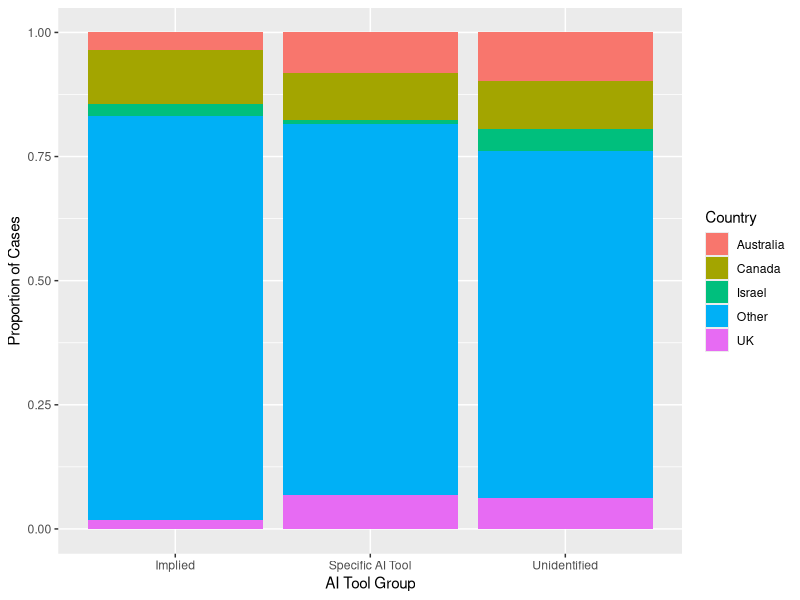
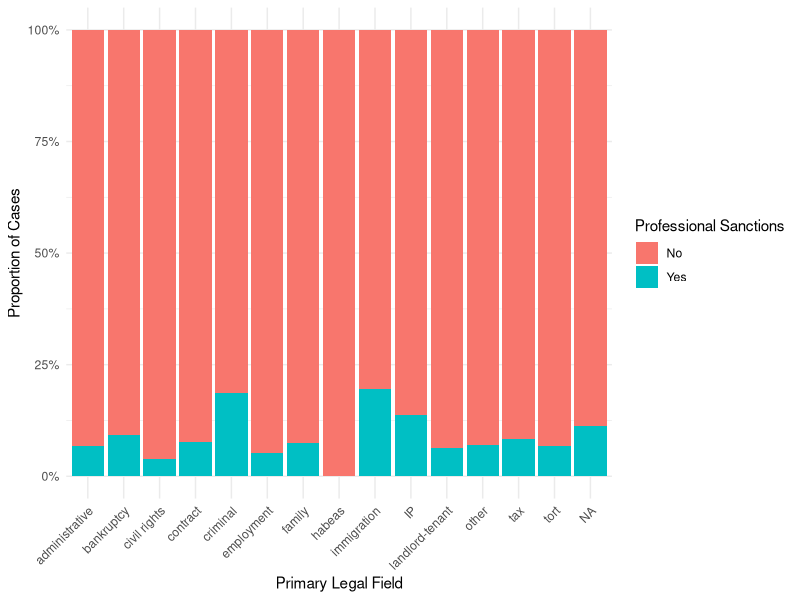
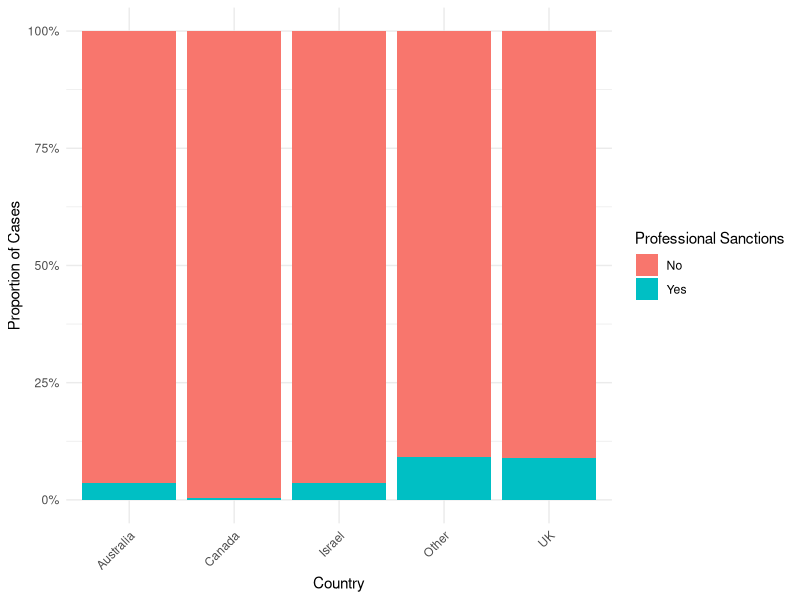
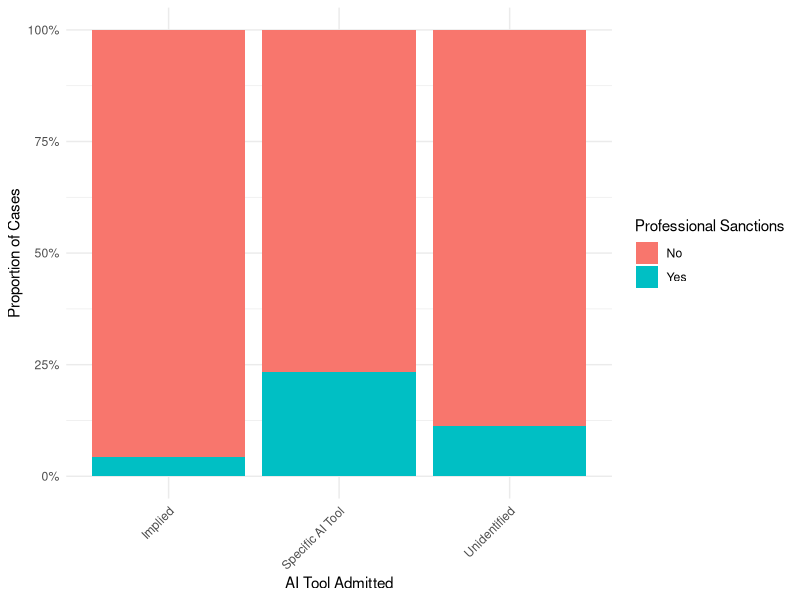

The R script that drew these images, in order:
## ---- chunk 1
knitr::opts_chunk$set(echo = TRUE)
## ---- chunk 2
library(readr)
library(ggplot2)
hallucination_cases <- read_csv("hallucination_cases.csv")
## ---- chunk 3
#checking types of parties 
library(dplyr)
hallucination_cases %>%
  count(`Party(ies)`)
## ---- chunk 4
#checking legal fields 
hallucination_cases %>%
  count(`Legal Field Primary`)
## ---- chunk 5
#checking what the distribution of professional sanction vs no professional sanction
hallucination_cases %>%
  count(`Professional Sanction`)
## ---- chunk 6
#checking what the distribution of professional sanction vs no professional sanction
hallucination_cases %>%
  count(`State(s)`)
## ---- chunk 7
hallucination_cases <- hallucination_cases |>
  filter(!is.na(`State(s)`)) |>
  mutate(
    country_group = if_else(
      `State(s)` %in% c("Australia", "Canada", "Israel", "UK", "United States"),
      `State(s)`,
      "Other"
    )
  )
## ---- chunk 8
#checking what the distribution of professional sanction vs no professional sanction
hallucination_cases %>%
  count(`AI Tool`)
## ---- chunk 9
hallucination_cases <- hallucination_cases |>
  filter(!is.na(`AI Tool`)) %>%
  mutate(
    ai_tool_group = case_when(
      `AI Tool` == "Unidentified" ~ "Unidentified",
      `AI Tool` == "Implied" ~ "Implied",
      `AI Tool` == "implied" ~ "Implied",
      TRUE ~ "Specific AI Tool"
    )
  )
## ---- chunk 10
hallucination_cases |>
  ggplot(aes(x=ai_tool_group, fill = country_group)) +
  geom_bar(position = "fill") +
  labs(x = "AI Tool Group",
       y = "Proportion of Cases",
       fill = "Country")
## ---- chunk 11
ggplot(hallucination_cases, aes(x = `Legal Field Primary`, fill = `Professional Sanction`)) +
  geom_bar(position = "fill") +
  labs(
    x = "Primary Legal Field",
    y = "Proportion of Cases",
    fill = "Professional Sanctions"
  ) +
  scale_y_continuous(labels = scales::percent) +
  theme_minimal() +
  theme(axis.text.x = element_text(angle = 45, hjust = 1))
## ---- chunk 12
ggplot(hallucination_cases, aes(x = `country_group`, fill = `Professional Sanction`)) +
  geom_bar(position = "fill") +
  labs(
    x = "Country",
    y = "Proportion of Cases",
    fill = "Professional Sanctions"
  ) +
  scale_y_continuous(labels = scales::percent) +
  theme_minimal() +
  theme(axis.text.x = element_text(angle = 45, hjust = 1))
## ---- chunk 13
ggplot(hallucination_cases, aes(x = `ai_tool_group`, fill = `Professional Sanction`)) +
  geom_bar(position = "fill") +
  labs(
    x = "AI Tool Admitted",
    y = "Proportion of Cases",
    fill = "Professional Sanctions"
  ) +
  scale_y_continuous(labels = scales::percent) +
  theme_minimal() +
  theme(axis.text.x = element_text(angle = 45, hjust = 1))
## ---- chunk 14
library(broom)
#making professional sanctions a binary variable and then running a glm 
hallucination_cases <- hallucination_cases %>%
  mutate(
    professional_sanction_binary = if_else(
      `Professional Sanction` == "Yes",
      1,
      0
    )
  )
logistic_model <- glm(`professional_sanction_binary` ~ `country_group` + `Legal Field Primary` + `ai_tool_group`, data = hallucination_cases, family = "binomial") 
summary(logistic_model)
#tidy(logistic_model)
## ---- chunk 15
mean(hallucination_cases$professional_sanction_binary)
